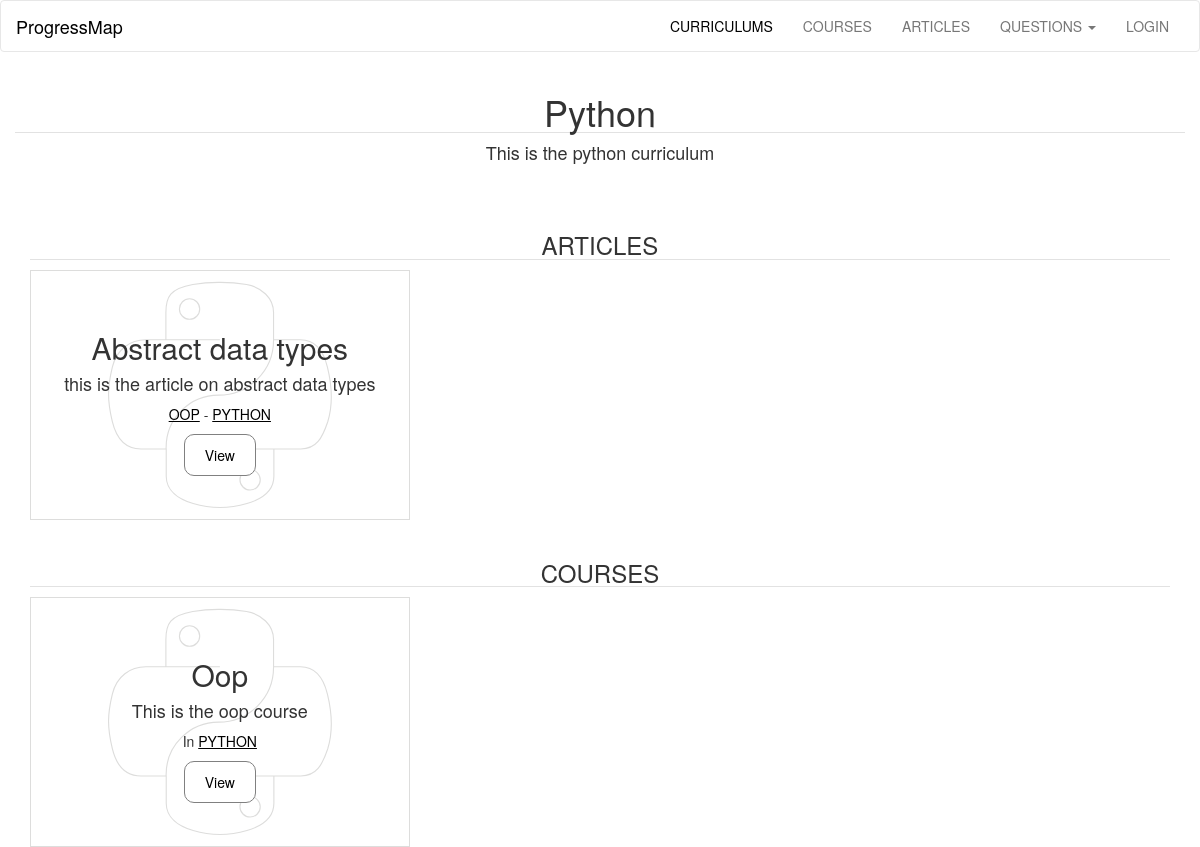
The app's page /curriculums/python, older data.
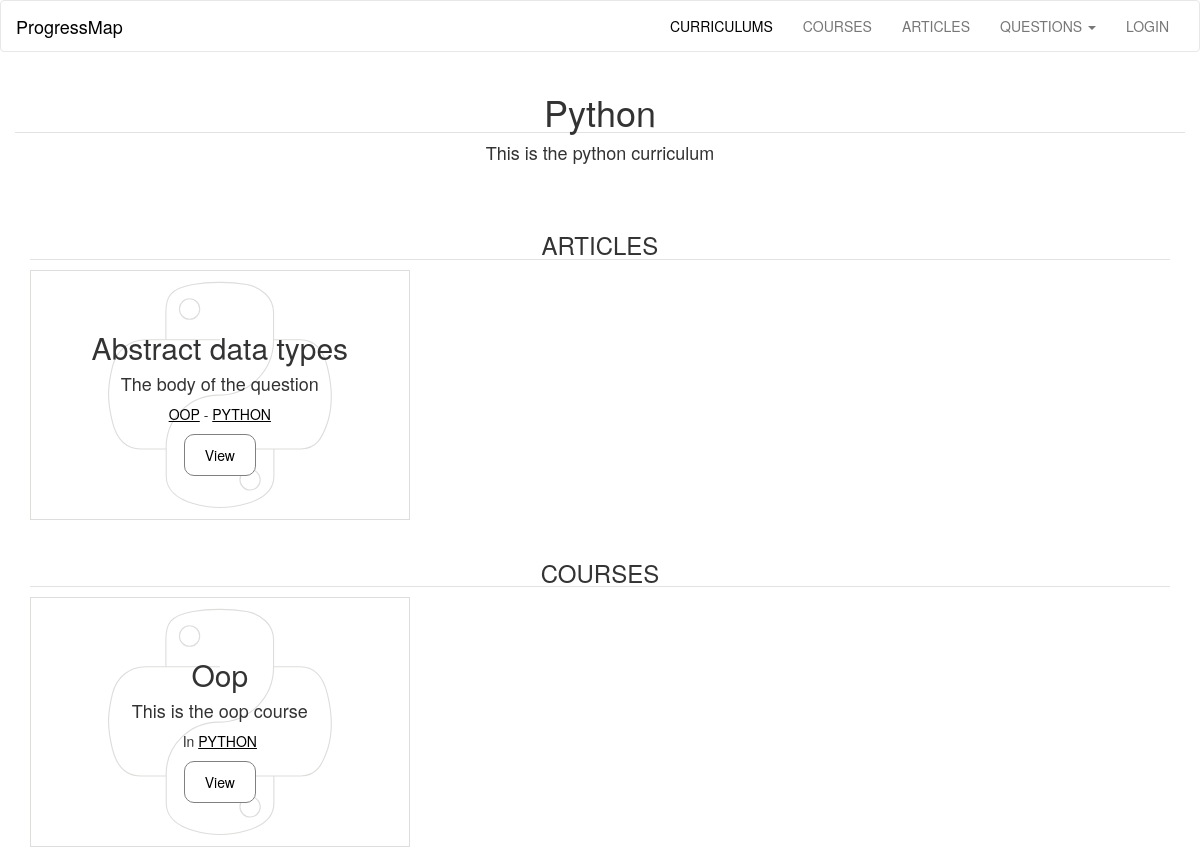
The same page, newer data.
### progressMap/models.py (models this page shows, shortened)
class Curriculums(db.Model):
	id  = db.Column(db.Integer, primary_key = True)
	title = db.Column(db.String(300), nullable=False)
	description = db.Column(db.Text, nullable=False)
	articles =  db.relationship('Articles', backref='curriculum', lazy='dynamic')
	courses =  db.relationship('Courses', backref='curriculum', lazy='dynamic')
	user_id = db.Column(db.Integer, db.ForeignKey('user.id'), nullable=False)

class Articles(db.Model):
	id  = db.Column(db.Integer, primary_key = True)
	title = db.Column(db.String(300), nullable=False)
	description = db.Column(db.Text, nullable=False)
	questions = db.relationship('Questions', backref='article', lazy='dynamic')
	user_id = db.Column(db.Integer, db.ForeignKey('user.id'), nullable=False)
	course_id = db.Column(db.Integer, db.ForeignKey('courses.id'), nullable=False)
	curriculum_id = db.Column(db.Integer, db.ForeignKey('curriculums.id'), nullable=False)

class Courses(db.Model):
	id  = db.Column(db.Integer, primary_key = True)
	title = db.Column(db.String(300), nullable=False)
	description = db.Column(db.Text, nullable=False)
	articles =  db.relationship('Articles', backref='course', lazy='dynamic')
	user_id = db.Column(db.Integer, db.ForeignKey('user.id'), nullable=False)
	curriculum_id = db.Column(db.Integer, db.ForeignKey('curriculums.id'), nullable=False)

### progressMap/curriculums/views.py (the view)
@curriculums.route('/', defaults={'page': 'all'})
@curriculums.route('/<page>')
def show(page):
	if page == 'all':
		curriculumList = models.getFromDb(models.Curriculums, 6)
		return render_template('curriculums.html', curriculumList=curriculumList)
	elif page == models.getByTitle(models.Curriculums, page).title:
		curriculum = models.getByTitle(models.Curriculums, page)
		return render_template('showCurriculum.html', curriculum=curriculum)
	else:
		abort(404)

### progressMap/models.py (called while the page is built)
def getByTitle(className, titleName):
		return className.query.filter_by(title=titleName).first_or_404()

### progressMap/templates/showCurriculum.html (shortened to what this page needs)
{% extends "base.html" %}
{% block curriculums_link %}
<li><a class="active" href="{{ url_for('curriculums.show')}}">CURRICULUMS</a></li>
{% endblock %}
{% block content %}
<section class="container-fluid content">
<section class="text-center">
<h1 class="b-down">{{ curriculum.title.capitalize() }}</h1>
<h4>{{ curriculum.description }}</h4>
</section>
<br /><br />
<section class="container-fluid content">
<h3 class="b-down text-center">ARTICLES</h3>
	{% for article in curriculum.articles%}
	<section class="text-center tile">
		<article class="title {{curriculum.title}}">
			<br /><br /><br />
			<h2 style="margin-top: 0px;">{{article.title.capitalize()}}</h2>
			<h4 class="desc">
				{{article.description}}
			</h4>
			<p class="date underline">
				<a href="{{ url_for('courses.show', page=article.course.title)}}">{{ article.course.title.upper() }}</a> -
				<a href="{{ url_for('curriculums.show', page=article.curriculum.title)}}">{{ article.curriculum.title.upper() }}</a>
			</p>
			<a href="{{ url_for('articles.show', page=article.title)}}">
			<button class="button">View</button>
			</a>
		</article>
	</section>
	{% else %}
	<h4 class="text-center">No article has been added yet.</h4>
	{% endfor %}
</section>
<br />
<section class="container-fluid content">
<h3 class="b-down text-center">COURSES</h3>
	{% for course in curriculum.courses %}
	<section class="text-center tile">
		<article class="title {{curriculum.title}}">
			<br /><br /><br />
			<h2 style="margin-top: 0px;">{{course.title.capitalize()}}</h2>
			<h4 class="desc">
				{{course.description}}
			</h4>
			<p class="date underline">
				In <a href="{{ url_for('curriculums.show', page=course.curriculum.title)}}">{{ course.curriculum.title.upper() }}</a>
			</p>
			<a href="{{ url_for('courses.show', page=course.title)}}">
			<button class="button">View</button>
			</a>
		</article>
	</section>
	{% else %}
	<h4 class="text-center">No course has been added yet.</h4>
	{% endfor %}
</section>
</section>
{% endblock %}

### progressMap/templates/base.html (shortened to what this page needs)
<!doctype html>
<html>
<head>
	<link rel="stylesheet" href="{{ url_for('static', filename='css/bootstrap.min.css') }}">
	<link rel='stylesheet' href="{{ url_for('static', filename='css/main.css') }}">
</head>
<body>
	<nav class="navbar navbar-default">
		<div class="container-fluid">
			<div class="navbar-header">
				<a class="navbar-brand active" href="{{ url_for('main.show', page='map') }}">
					ProgressMap
				</a>
			</div>
			<div class="collapse navbar-collapse" id="myNavbar">
				<ul class="nav navbar-nav navbar-right nav-items text-center">
					{% block curriculums_link %}{% endblock %}
					{% block courses_link %}
  					<li><a href="{{ url_for('courses.show')}}">COURSES</a></li>
					{% endblock %}
					{% block articles_link %}
  					<li><a href="{{ url_for('articles.show')}}">ARTICLES</a></li>
					{% endblock %}
					{% block questions_link %}
					<li class="dropdown">
                        <a class="dropdown-toggle" data-toggle="dropdown" href="#">QUESTIONS
                            <span class="caret"></span></a>
                    </li>
					{% endblock %}
					{% block user_link %}
					{% if current_user.is_authenticated %}
					<li class="dropdown">
                        <a class="dropdown-toggle" data-toggle="dropdown" href="#">{{current_user.username}}
                            <span class="caret"></span></a>
                        <ul class="dropdown-menu">
                            <li class="text-center"><a href="{{ url_for('user.userPage', username=current_user.username) }}">PROGRESS</a></li>
							<li class="text-center">
								<a href="{{ url_for('user.addedContent', username=current_user.username)}}">CONTENT</a>
							</li>
                            <li class="text-center"><a href="{{ url_for('add.main')}}">ADD CONTENT</a></li>
                            <li class="text-center"><a href="{{ url_for('main.show', page='signout')}}">SIGN OUT</a></li>
                        </ul>
                    </li>
					{% else %}
					<li><a href="{{ url_for('main.show', page='login') }}">LOGIN</a>
					</li>
					{% endif %}
					{% endblock %}
				</ul>
			</div>
		</div>
	</nav>
	{% block content %}{% endblock %}
</body>
</html>

### progressMap/static/css/main.css (style rules this page uses)
a { color: black; text-decoration: none; }
.underline a { color: black; text-decoration: underline; }
.navbar-default .navbar-nav>li>a.active { color: black; }
.navbar-default { background-color: white; }
.navbar-default .navbar-brand { color: black; }
.button { padding: 10px 20px; border: 1px solid gray; border-radius: 10px; background-color: white; }
.content { background-color: white; }
@media screen and (min-width: 768px) { .tile { width: 33.3%; height: 250px; float: left; border: 1px solid #DDDDDC; } }
.python { background: url(/static/img/python.svg) no-repeat; }
.title { height: 100%; padding: 0; background-position: center; }
.b-down { border-bottom: 1px solid #e2e2e2; }

Row changes from the older to the newer data that the page shows:
changed Articles "Abstract data types": description "this is the article on abstract data types" → "The body of the question"
